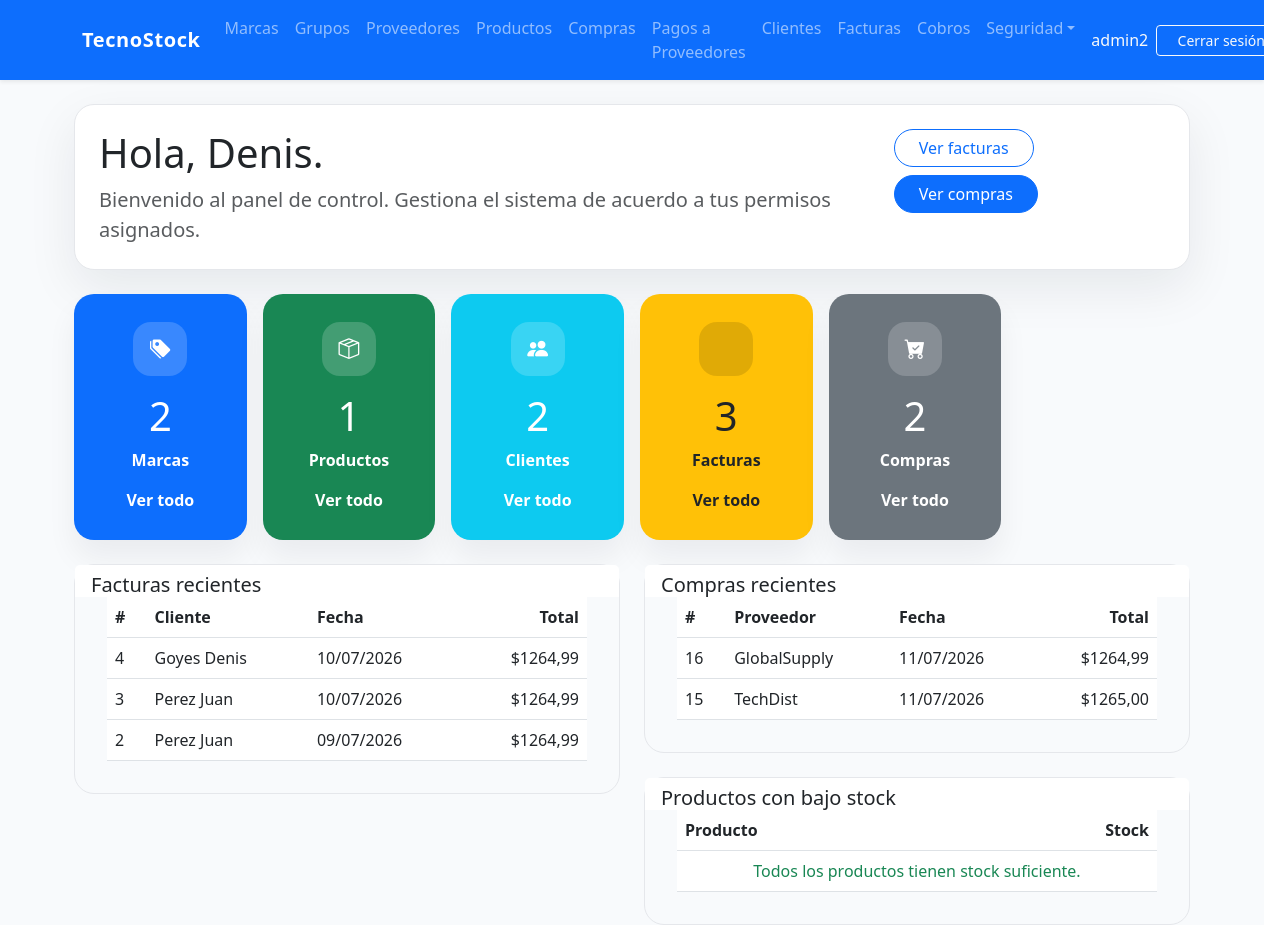
Page / (signed in) on the earlier database version.
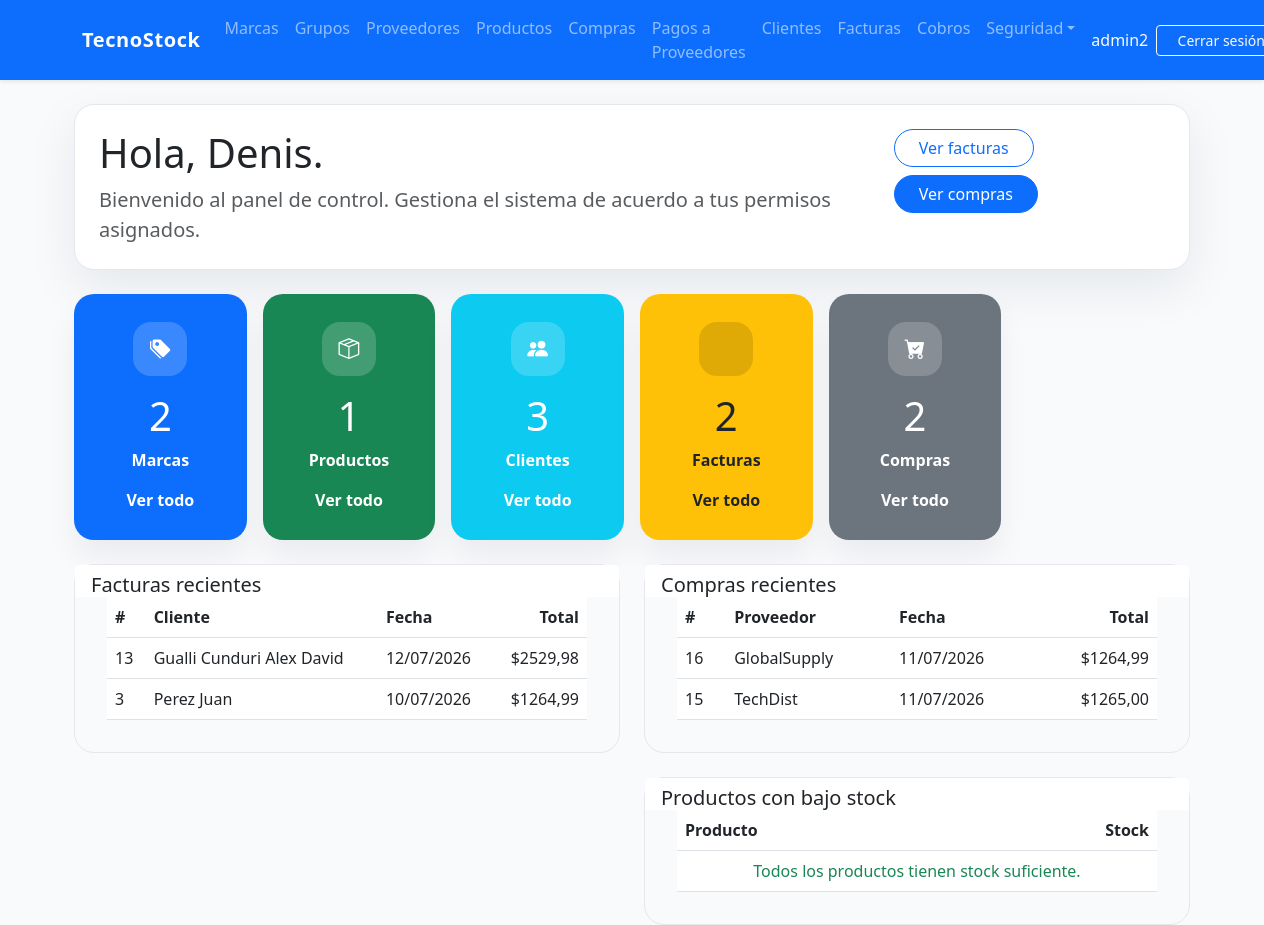
Same page on the later database version.
### billing/models.py (models this page shows, shortened)
class Invoice(models.Model):
    TIPO_PAGO = [
        ('contado', 'Contado'),
        ('credito', 'Crédito'),
    ]
    ESTADO = [
        ('PENDIENTE', 'Pendiente'),
        ('PAGADA', 'Pagada'),
        ('ANULADA', 'Anulada'),
    ]
    customer = models.ForeignKey(Customer, on_delete=models.PROTECT, related_name='Facturas', verbose_name='Cliente')
    invoice_date = models.DateTimeField(auto_now_add=True, verbose_name='Fecha de Factura')
    subtotal = models.DecimalField(max_digits=12, decimal_places=2, default=0, verbose_name='Subtotal')
    tax = models.DecimalField(max_digits=12, decimal_places=2, default=0, verbose_name='Impuesto')
    total = models.DecimalField(max_digits=12, decimal_places=2, default=0, verbose_name='Total')
    tipo_pago = models.CharField(max_length=10, choices=TIPO_PAGO, default='contado', verbose_name='Tipo de Pago')
    saldo = models.DecimalField(max_digits=12, decimal_places=2, default=0, verbose_name='Saldo Pendiente')
    estado = models.CharField(max_length=10, choices=ESTADO, default='PENDIENTE', verbose_name='Estado')
    is_active = models.BooleanField(default=True, verbose_name='Activa')
    class Meta:
        ordering = ['-invoice_date']

class Customer(models.Model):
    dni = models.CharField(max_length=13, unique=True, verbose_name='DNI/RUC', validators=[validate_cedula_ec])
    first_name = models.CharField(max_length=100, verbose_name='Nombres')
    last_name = models.CharField(max_length=100, verbose_name='Apellidos')
    email = models.EmailField(blank=True, null=True, verbose_name='Correo Electronico')
    phone = models.CharField(max_length=20, blank=True, null=True, verbose_name='Teléfono')
    address = models.TextField(blank=True, null=True, verbose_name='Dirección')
    whatsapp_apikey = models.CharField(
        max_length=20, blank=True, null=True,
        verbose_name='WhatsApp API Key (CallMeBot)',
        help_text='Solo necesaria si el cliente se suscribió a CallMeBot para recibir notificaciones.'
    )
    is_active = models.BooleanField(default=True, verbose_name='Activo')
    created_at = models.DateTimeField(auto_now_add=True, verbose_name='Creado el')
    updated_at = models.DateTimeField(auto_now=True, verbose_name='Actualizado el')
    class Meta:
        ordering = ['last_name', 'first_name']
    def __str__(self): return f'{self.last_name} {self.first_name}'

class Supplier(models.Model):
    name = models.CharField(max_length=200, verbose_name='Nombre de la Empresa')
    contact_name = models.CharField(max_length=200, blank=True, null=True, verbose_name = 'Nombre de Contacto')
    email = models.EmailField(blank=True, null=True, verbose_name = 'Correo Electronico')
    phone = models.CharField(max_length=20, blank=True, null=True, verbose_name = 'Teléfono')
    address = models.TextField(blank=True, null=True, verbose_name = 'Dirección')
    is_active = models.BooleanField(default=True, verbose_name = 'Activo')
    created_at = models.DateTimeField(auto_now_add=True, verbose_name = 'Creado el')
    updated_at = models.DateTimeField(auto_now=True, verbose_name = 'Actualizado el')
    class Meta:
        verbose_name = 'Proveedor'
        verbose_name_plural = 'Proveedores'
        ordering = ['name']

### purchasing/models.py (models this page shows, shortened)
class Purchase(models.Model):
    TIPO_PAGO = [
        ('contado', 'Contado'),
        ('credito', 'Crédito'),
    ]
    ESTADO = [
        ('PENDIENTE', 'Pendiente'),
        ('PAGADA', 'Pagada'),
        ('ANULADA', 'Anulada'),
    ]
    supplier = models.ForeignKey(
        Supplier, on_delete=models.PROTECT, related_name='purchases', verbose_name='Proveedor'
    )
    document_number = models.CharField(
        max_length=20, verbose_name='Nº de Factura Proveedor'
    )
    purchase_date = models.DateTimeField(auto_now_add=True, verbose_name='Fecha de Compra')
    subtotal = models.DecimalField(max_digits=12, decimal_places=2, default=0, verbose_name='Subtotal')
    tax = models.DecimalField(max_digits=12, decimal_places=2, default=0, verbose_name='Impuesto (15%)')
    total = models.DecimalField(max_digits=12, decimal_places=2, default=0, verbose_name='Total')
    tipo_pago = models.CharField(max_length=10, choices=TIPO_PAGO, default='contado', verbose_name='Tipo de Pago')
    saldo = models.DecimalField(max_digits=12, decimal_places=2, default=0, verbose_name='Saldo Pendiente')
    estado = models.CharField(max_length=10, choices=ESTADO, default='PENDIENTE', verbose_name='Estado')
    is_active = models.BooleanField(default=True, verbose_name='Activa')
    class Meta:
        verbose_name = 'Compra'
        verbose_name_plural = 'Compras'
        ordering = ['-purchase_date']
        unique_together = ['supplier', 'document_number']

### billing/views.py (the view)
# urls.py: path('', views.home, name='home'),
@login_required
def home(request):
    context = {
        'total_brands': Brand.objects.count(),
        'total_products': Product.objects.count(),
        'total_customers': Customer.objects.count(),
        'total_invoices': Invoice.objects.count(),
        'total_purchases': Purchase.objects.count(),
        'recent_invoices': Invoice.objects.all()[:5],
        'recent_purchases': Purchase.objects.select_related('supplier').all()[:5],
        'low_stock': Product.objects.filter(stock__lte=5, is_active=True),
    }
    return render(request, 'billing/home.html', context)

### billing/templates/billing/home.html (shortened to what this page needs)
{% extends 'billing/base.html' %}
{% load security_tags %}
{% block content %}
<div class="p-4 mb-4 home-welcome">
  <div class="d-flex flex-column flex-md-row justify-content-between align-items-start gap-3">
    <div>
      <h1 class="mb-2">Hola, {{ user.first_name|default:user.username }}.</h1>
      <p class="lead text-muted mb-0">Bienvenido al panel de control. Gestiona el sistema de acuerdo a tus permisos asignados.</p>
    </div>
    <div class="d-flex gap-2 flex-wrap">
      {% if user|has_group:'Vendedor' or user|has_group:'Administrador' %}
        <a href="{% url 'billing:invoice_list' %}" class="btn btn-outline-primary rounded-pill px-4">Ver facturas</a>
      {% endif %}
      {% if user|has_group:'Analista de Compras' or user|has_group:'Administrador' %}
        <a href="{% url 'purchasing:purchase_list' %}" class="btn btn-primary rounded-pill px-4">Ver compras</a>
      {% endif %}
    </div>
  </div>
</div>
<div class="row g-3 mb-4">
  {% if user|has_group:'Analista de Compras' or user|has_group:'Administrador' %}
  <div class="col-12 col-sm-6 col-md-4 col-xl-2">
    <div class="card text-white summary-card bg-primary">
      <div class="card-body text-center">
        <div class="summary-card-icon summary-card-icon-primary">
          <i class="bi bi-tags-fill"></i>
        </div>
        <h2>{{ total_brands }}</h2>
        <p>Marcas</p>
        <a href="{% url 'billing:brand_list' %}">Ver todo</a>
      </div>
    </div>
  </div>
  <div class="col-12 col-sm-6 col-md-4 col-xl-2">
    <div class="card text-white summary-card bg-success">
      <div class="card-body text-center">
        <div class="summary-card-icon summary-card-icon-success">
          <i class="bi bi-box-seam"></i>
        </div>
        <h2>{{ total_products }}</h2>
        <p>Productos</p>
        <a href="{% url 'billing:product_list' %}">Ver todo</a>
      </div>
    </div>
  </div>
  {% endif %}
  {% if user|has_group:'Vendedor' or user|has_group:'Administrador' %}
  <div class="col-12 col-sm-6 col-md-4 col-xl-2">
    <div class="card text-white summary-card bg-info">
      <div class="card-body text-center">
        <div class="summary-card-icon summary-card-icon-info">
          <i class="bi bi-people-fill"></i>
        </div>
        <h2>{{ total_customers }}</h2>
        <p>Clientes</p>
        <a href="{% url 'billing:customer_list' %}">Ver todo</a>
      </div>
    </div>
  </div>
  <div class="col-12 col-sm-6 col-md-4 col-xl-2">
    <div class="card text-dark summary-card bg-warning">
      <div class="card-body text-center">
        <div class="summary-card-icon summary-card-icon-warning">
        </div>
        <h2>{{ total_invoices }}</h2>
        <p>Facturas</p>
        <a href="{% url 'billing:invoice_list' %}">Ver todo</a>
      </div>
    </div>
  </div>
  {% endif %}
  {% if user|has_group:'Analista de Compras' or user|has_group:'Administrador' %}
  <div class="col-12 col-sm-6 col-md-4 col-xl-2">
    <div class="card text-white summary-card bg-secondary">
      <div class="card-body text-center">
        <div class="summary-card-icon summary-card-icon-secondary">
          <i class="bi bi-cart-check-fill"></i>
        </div>
        <h2>{{ total_purchases }}</h2>
        <p>Compras</p>
        <a href="{% url 'purchasing:purchase_list' %}">Ver todo</a>
      </div>
    </div>
  </div>
  {% endif %}
</div>
<div class="row g-4">
  {% if user|has_group:'Vendedor' or user|has_group:'Administrador' %}
  <div class="col-lg-6">
    <div class="card home-panel">
      <div class="card-header bg-white border-0 pb-0">
        <h5 class="mb-0">Facturas recientes</h5>
      </div>
      <div class="card-body pt-0">
        <div class="table-responsive">
          <table class="table recent-list mb-0">
            <thead>
              <tr>
                <th>#</th>
                <th>Cliente</th>
                <th>Fecha</th>
                <th class="text-end">Total</th>
              </tr>
            </thead>
            <tbody>
              {% for inv in recent_invoices %}
              <tr>
                <td>{{ inv.id }}</td>
                <td>{{ inv.customer }}</td>
                <td>{{ inv.invoice_date|date:"d/m/Y" }}</td>
                <td class="text-end">${{ inv.total }}</td>
              </tr>
              {% empty %}
              <tr><td colspan="4" class="text-center text-muted">Aún no hay facturas.</td></tr>
              {% endfor %}
            </tbody>
          </table>
        </div>
      </div>
    </div>
  </div>
  {% endif %}
  {% if user|has_group:'Analista de Compras' or user|has_group:'Administrador' %}
  <div class="col-lg-6">
    <div class="card home-panel">
      <div class="card-header bg-white border-0 pb-0">
        <h5 class="mb-0">Compras recientes</h5>
      </div>
      <div class="card-body pt-0">
        <div class="table-responsive">
          <table class="table recent-list mb-0">
            <thead>
              <tr>
                <th>#</th>
                <th>Proveedor</th>
                <th>Fecha</th>
                <th class="text-end">Total</th>
              </tr>
            </thead>
            <tbody>
              {% for purchase in recent_purchases %}
              <tr>
                <td>{{ purchase.id }}</td>
                <td>{{ purchase.supplier.name }}</td>
                <td>{{ purchase.purchase_date|date:"d/m/Y" }}</td>
                <td class="text-end">${{ purchase.total }}</td>
              </tr>
              {% empty %}
              <tr><td colspan="4" class="text-center text-muted">Aún no hay compras registradas.</td></tr>
              {% endfor %}
            </tbody>
          </table>
        </div>
      </div>
    </div>
    <div class="card home-panel mt-4">
      <div class="card-header bg-white border-0 pb-0">
        <h5 class="mb-0">Productos con bajo stock</h5>
      </div>
      <div class="card-body pt-0">
        <div class="table-responsive">
          <table class="table recent-list mb-0">
            <thead>
              <tr><th>Producto</th><th class="text-end">Stock</th></tr>
            </thead>
            <tbody>
              {% for p in low_stock %}
              <tr>
                <td>{{ p.name }}</td>
                <td class="text-end"><span class="badge bg-danger">{{ p.stock }}</span></td>
              </tr>
              {% empty %}
              <tr><td colspan="2" class="text-center text-success">Todos los productos tienen stock suficiente.</td></tr>
              {% endfor %}
            </tbody>
          </table>
        </div>
      </div>
    </div>
  </div>
  {% endif %}
</div>
{% endblock %}

### billing/templates/billing/base.html (shortened to what this page needs)
{% load security_tags %}
<!DOCTYPE html>
<html lang="es">
<head>
  <link href="https://cdn.jsdelivr.net/npm/bootstrap@5.3.0/dist/css/bootstrap.min.css" rel="stylesheet">
  <link rel="stylesheet" href="https://cdn.jsdelivr.net/npm/bootstrap-icons@1.11.1/font/bootstrap-icons.css">
</head>
<body>
  <nav class="navbar navbar-expand-lg navbar-dark bg-primary shadow-sm">
    <div class="container">
      <a class="navbar-brand" href="{% url 'billing:home' %}">TecnoStock</a>
      <div class="collapse navbar-collapse" id="nav">
        <ul class="navbar-nav me-auto mb-2 mb-lg-0">
          {% if user.is_authenticated %}
          {% if user|has_group:'Analista de Compras' or user|has_group:'Administrador' %}
          <li class="nav-item"><a class="nav-link" href="{% url 'billing:brand_list' %}">Marcas</a></li>
          <li class="nav-item"><a class="nav-link" href="{% url 'billing:productgroup_list' %}">Grupos</a></li>
          <li class="nav-item"><a class="nav-link" href="{% url 'billing:supplier_list' %}">Proveedores</a></li>
          <li class="nav-item"><a class="nav-link" href="{% url 'billing:product_list' %}">Productos</a></li>
          <li class="nav-item"><a class="nav-link" href="{% url 'purchasing:purchase_list' %}">Compras</a></li>
          <li class="nav-item"><a class="nav-link" href="{% url 'pagos:compra_pendiente_list' %}">Pagos a Proveedores</a></li>
          {% endif %}
          {% if user|has_group:'Vendedor' or user|has_group:'Administrador' %}
          <li class="nav-item"><a class="nav-link" href="{% url 'billing:customer_list' %}">Clientes</a></li>
          <li class="nav-item"><a class="nav-link" href="{% url 'billing:invoice_list' %}">Facturas</a></li>
          <li class="nav-item"><a class="nav-link" href="{% url 'cobros:factura_pendiente_list' %}">Cobros</a></li>
          {% endif %}
          {% if user|has_group:'Administrador' %}
          <li class="nav-item dropdown">
            <a class="nav-link dropdown-toggle" href="#" data-bs-toggle="dropdown" role="button"
              aria-expanded="false">Seguridad</a>
          </li>
          {% endif %}
          {% endif %}
        </ul>
        <ul class="navbar-nav ms-auto align-items-center">
          {% if user.is_authenticated %}
          <li class="nav-item">
            <span class="nav-link text-light pe-0">{{ user.username }}</span>
          </li>
          <li class="nav-item">
            <form method="post" action="{% url 'logout' %}" class="d-flex align-items-center ms-2">
              <button type="submit" class="btn btn-outline-light btn-sm btn-logout">Cerrar sesión</button>
            </form>
          </li>
          {% else %}
          <li class="nav-item"><a class="nav-link" href="{% url 'login' %}">Iniciar sesión</a></li>
          {% endif %}
        </ul>
      </div>
    </div>
  </nav>
  <div class="container mt-4">
    {% block content %}{% endblock %}
  </div>
</body>
</html>

Differences in the rows shown:
removed Invoice: id "4", customer "Goyes Denis", invoice_date "10/07/2026", total "1264,99"
removed Invoice: id "2", customer "Perez Juan", invoice_date "09/07/2026", total "1264,99"
added Invoice: id "13", customer "Gualli Cunduri Alex David", invoice_date "12/07/2026", total "2529,98"
Other differences:
{{ total_customers }}: "2" → "3"
{{ total_invoices }}: "3" → "2"
